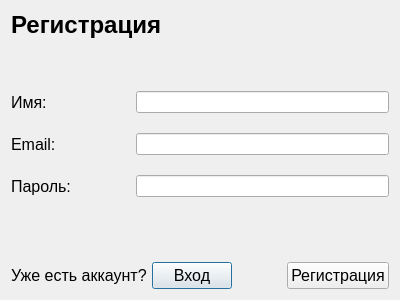
<?xml version="1.0" encoding="UTF-8"?>
<ui version="4.0">
 <class>registrationForm</class>
 <widget class="QDialog" name="registrationForm">
  <property name="geometry">
   <rect>
    <x>0</x>
    <y>0</y>
    <width>400</width>
    <height>300</height>
   </rect>
  </property>
  <property name="windowTitle">
   <string>Dialog</string>
  </property>
  <layout class="QGridLayout" name="gridLayout_3">
   <item row="0" column="0">
    <widget class="QLabel" name="label">
     <property name="text">
      <string>&lt;html&gt;&lt;head/&gt;&lt;body&gt;&lt;h1 style=&quot; margin-top:18px; margin-bottom:12px; margin-left:0px; margin-right:0px; -qt-block-indent:0; text-indent:0px;&quot;&gt;&lt;span style=&quot; font-size:xx-large; font-weight:700;&quot;&gt;Регистрация&lt;/span&gt;&lt;/h1&gt;&lt;h1 style=&quot;-qt-paragraph-type:empty; margin-top:18px; margin-bottom:12px; margin-left:0px; margin-right:0px; -qt-block-indent:0; text-indent:0px; font-size:xx-large; font-weight:700;&quot;&gt;&lt;br/&gt;&lt;/h1&gt;&lt;/body&gt;&lt;/html&gt;</string>
     </property>
    </widget>
   </item>
   <item row="1" column="0" colspan="3">
    <layout class="QGridLayout" name="gridLayout_2">
     <property name="horizontalSpacing">
      <number>65</number>
     </property>
     <property name="verticalSpacing">
      <number>20</number>
     </property>
     <item row="0" column="0">
      <widget class="QLabel" name="label_6">
       <property name="font">
        <font>
         <pointsize>12</pointsize>
        </font>
       </property>
       <property name="text">
        <string>Имя:</string>
       </property>
      </widget>
     </item>
     <item row="2" column="0">
      <widget class="QLabel" name="label_7">
       <property name="font">
        <font>
         <pointsize>12</pointsize>
        </font>
       </property>
       <property name="text">
        <string>Пароль:</string>
       </property>
      </widget>
     </item>
     <item row="2" column="1">
      <widget class="QLineEdit" name="passwordLineEdit_2"/>
     </item>
     <item row="1" column="1">
      <widget class="QLineEdit" name="emailLineEdit_2"/>
     </item>
     <item row="1" column="0">
      <widget class="QLabel" name="label_8">
       <property name="font">
        <font>
         <pointsize>12</pointsize>
        </font>
       </property>
       <property name="text">
        <string>Email:</string>
       </property>
      </widget>
     </item>
     <item row="0" column="1">
      <widget class="QLineEdit" name="namelineEdit_2"/>
     </item>
    </layout>
   </item>
   <item row="2" column="2">
    <spacer name="verticalSpacer">
     <property name="orientation">
      <enum>Qt::Vertical</enum>
     </property>
     <property name="sizeHint" stdset="0">
      <size>
       <width>20</width>
       <height>75</height>
      </size>
     </property>
    </spacer>
   </item>
   <item row="3" column="0">
    <layout class="QHBoxLayout" name="horizontalLayout_4">
     <property name="spacing">
      <number>5</number>
     </property>
     <property name="rightMargin">
      <number>0</number>
     </property>
     <property name="bottomMargin">
      <number>0</number>
     </property>
     <item>
      <widget class="QLabel" name="label_9">
       <property name="font">
        <font>
         <pointsize>12</pointsize>
        </font>
       </property>
       <property name="text">
        <string>Уже есть аккаунт?</string>
       </property>
      </widget>
     </item>
     <item>
      <widget class="QPushButton" name="loginPushButton_2">
       <property name="font">
        <font>
         <pointsize>12</pointsize>
        </font>
       </property>
       <property name="text">
        <string>Вход</string>
       </property>
      </widget>
     </item>
    </layout>
   </item>
   <item row="3" column="1">
    <spacer name="horizontalSpacer">
     <property name="orientation">
      <enum>Qt::Horizontal</enum>
     </property>
     <property name="sizeHint" stdset="0">
      <size>
       <width>109</width>
       <height>20</height>
      </size>
     </property>
    </spacer>
   </item>
   <item row="3" column="2">
    <layout class="QHBoxLayout" name="horizontalLayout_3">
     <item>
      <widget class="QPushButton" name="registerationPushButton">
       <property name="font">
        <font>
         <pointsize>12</pointsize>
        </font>
       </property>
       <property name="text">
        <string>Регистрация</string>
       </property>
      </widget>
     </item>
    </layout>
   </item>
  </layout>
 </widget>
 <resources/>
 <connections/>
</ui>
